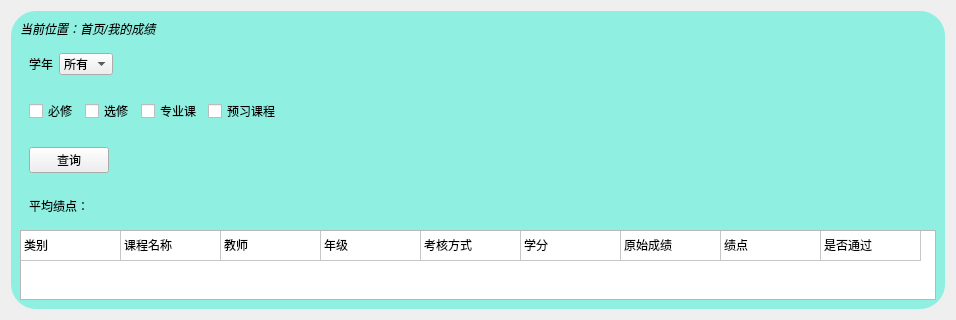
     <widget class="QWidget" name="gradesP">
      <layout class="QGridLayout" name="gridLayout_2">
       <item row="1" column="0" alignment="Qt::AlignHCenter">
        <widget class="QWidget" name="widget" native="true">
         <property name="styleSheet">
          <string notr="true">#widget{

	background-color: rgba(104, 240, 220,180);
border-radius:25px;
}</string>
         </property>
         <layout class="QVBoxLayout" name="verticalLayout_7">
          <item>
           <widget class="QLabel" name="label_28">
            <property name="text">
             <string>&lt;html&gt;&lt;head/&gt;&lt;body&gt;&lt;p&gt;&lt;span style=&quot; font-style:italic;&quot;&gt;当前位置：首页/我的成绩&lt;/span&gt;&lt;/p&gt;&lt;/body&gt;&lt;/html&gt;</string>
            </property>
           </widget>
          </item>
          <item alignment="Qt::AlignLeft">
           <widget class="QWidget" name="widget_3" native="true">
            <layout class="QHBoxLayout" name="horizontalLayout">
             <item>
              <widget class="QLabel" name="label_2">
               <property name="text">
                <string>学年</string>
               </property>
              </widget>
             </item>
             <item>
              <widget class="QComboBox" name="grade_comboBox">
               <item>
                <property name="text">
                 <string>所有</string>
                </property>
               </item>
              </widget>
             </item>
            </layout>
           </widget>
          </item>
          <item alignment="Qt::AlignLeft">
           <widget class="QWidget" name="type_widget" native="true">
            <layout class="QHBoxLayout" name="horizontalLayout_3">
             <item>
              <widget class="QCheckBox" name="compulsoryCourse_checkBox">
               <property name="text">
                <string>必修</string>
               </property>
              </widget>
             </item>
             <item>
              <widget class="QCheckBox" name="electiveCourse_checkBox">
               <property name="text">
                <string>选修</string>
               </property>
              </widget>
             </item>
             <item>
              <widget class="QCheckBox" name="specializedCourse_checkBox">
               <property name="text">
                <string>专业课</string>
               </property>
              </widget>
             </item>
             <item>
              <widget class="QCheckBox" name="previewCourse_checkBox">
               <property name="text">
                <string>预习课程</string>
               </property>
              </widget>
             </item>
            </layout>
           </widget>
          </item>
          <item alignment="Qt::AlignLeft">
           <widget class="QWidget" name="widget_2" native="true">
            <layout class="QHBoxLayout" name="horizontalLayout_2">
             <item>
              <widget class="QPushButton" name="StuSearchScore_PBtn">
               <property name="text">
                <string>查询</string>
               </property>
              </widget>
             </item>
            </layout>
           </widget>
          </item>
          <item alignment="Qt::AlignLeft">
           <widget class="QWidget" name="average_widget" native="true">
            <layout class="QHBoxLayout" name="horizontalLayout_17">
             <item>
              <widget class="QLabel" name="averagelabel">
               <property name="text">
                <string>平均绩点：</string>
               </property>
              </widget>
             </item>
             <item>
              <widget class="QLabel" name="averageScorelabel">
               <property name="text">
                <string/>
               </property>
              </widget>
             </item>
            </layout>
           </widget>
          </item>
          <item>
           <widget class="QTableWidget" name="scoreTable">
            <property name="sizePolicy">
             <sizepolicy hsizetype="Expanding" vsizetype="Expanding">
              <horstretch>0</horstretch>
              <verstretch>0</verstretch>
             </sizepolicy>
            </property>
            <property name="minimumSize">
             <size>
              <width>916</width>
              <height>0</height>
             </size>
            </property>
            <property name="maximumSize">
             <size>
              <width>916</width>
              <height>16777215</height>
             </size>
            </property>
            <property name="sizeAdjustPolicy">
             <enum>QAbstractScrollArea::AdjustToContents</enum>
            </property>
            <property name="autoScroll">
             <bool>true</bool>
            </property>
            <property name="editTriggers">
             <set>QAbstractItemView::NoEditTriggers</set>
            </property>
            <property name="tabKeyNavigation">
             <bool>true</bool>
            </property>
            <property name="showDropIndicator" stdset="0">
             <bool>true</bool>
            </property>
            <property name="dragEnabled">
             <bool>false</bool>
            </property>
            <property name="selectionMode">
             <enum>QAbstractItemView::NoSelection</enum>
            </property>
            <property name="showGrid">
             <bool>true</bool>
            </property>
            <attribute name="horizontalHeaderVisible">
             <bool>false</bool>
            </attribute>
            <attribute name="horizontalHeaderShowSortIndicator" stdset="0">
             <bool>false</bool>
            </attribute>
            <attribute name="horizontalHeaderStretchLastSection">
             <bool>false</bool>
            </attribute>
            <attribute name="verticalHeaderVisible">
             <bool>false</bool>
            </attribute>
            <attribute name="verticalHeaderStretchLastSection">
             <bool>false</bool>
            </attribute>
            <row>
             <property name="text">
              <string>新建行</string>
             </property>
            </row>
            <column>
             <property name="text">
              <string>类别</string>
             </property>
            </column>
            <column>
             <property name="text">
              <string>课程名称</string>
             </property>
            </column>
            <column>
             <property name="text">
              <string>教师</string>
             </property>
            </column>
            <column>
             <property name="text">
              <string>年级</string>
             </property>
            </column>
            <column>
             <property name="text">
              <string>考核方式</string>
             </property>
            </column>
            <column>
             <property name="text">
              <string>学分</string>
             </property>
            </column>
            <column>
             <property name="text">
              <string>原始成绩</string>
             </property>
            </column>
            <column>
             <property name="text">
              <string>绩点</string>
             </property>
            </column>
            <column>
             <property name="text">
              <string>是否通过</string>
             </property>
            </column>
            <item row="0" column="0">
             <property name="text">
              <string>类别</string>
             </property>
            </item>
            <item row="0" column="1">
             <property name="text">
              <string>课程名称</string>
             </property>
            </item>
            <item row="0" column="2">
             <property name="text">
              <string>教师</string>
             </property>
            </item>
            <item row="0" column="3">
             <property name="text">
              <string>年级</string>
             </property>
            </item>
            <item row="0" column="4">
             <property name="text">
              <string>考核方式</string>
             </property>
            </item>
            <item row="0" column="5">
             <property name="text">
              <string>学分</string>
             </property>
            </item>
            <item row="0" column="6">
             <property name="text">
              <string>原始成绩</string>
             </property>
            </item>
            <item row="0" column="7">
             <property name="text">
              <string>绩点</string>
             </property>
            </item>
            <item row="0" column="8">
             <property name="text">
              <string>是否通过</string>
             </property>
            </item>
           </widget>
          </item>
         </layout>
        </widget>
       </item>
      </layout>
     </widget>
